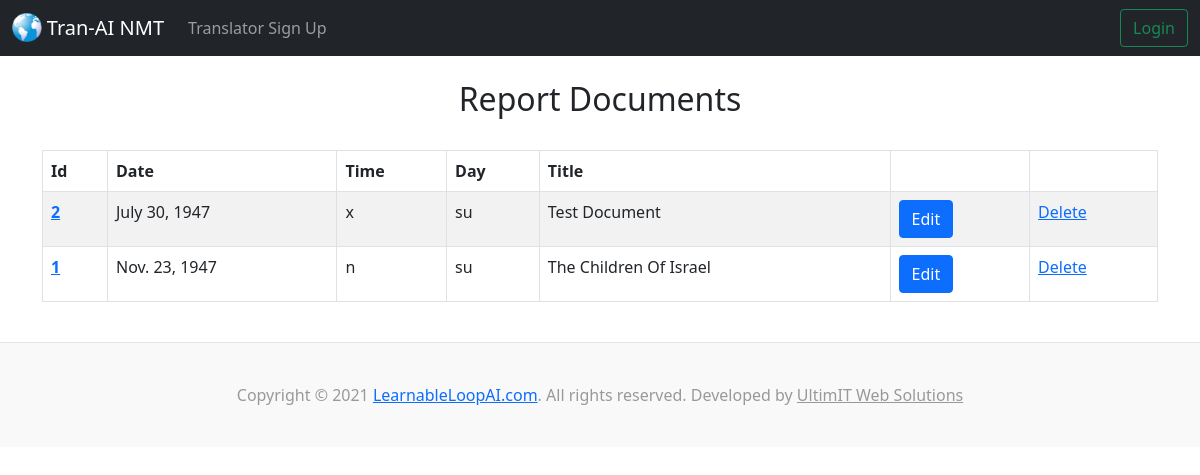
The page /documents/report1 on the database as committed earlier.
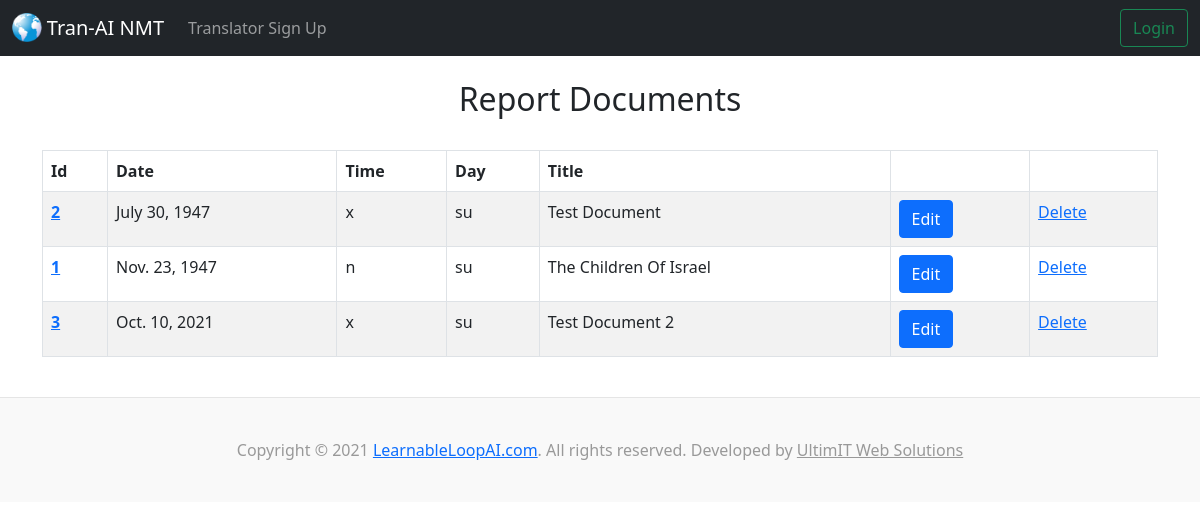
The same page on the database as committed later.
### tranai/models.py (models this page shows, shortened)
class Document(models.Model):
  class TimeOfDay(models.TextChoices):
    NO_TOD = 'n', _('No Time Of Day')
    SUNRISE = 's', _('Sunrise')
    BREAKFAST = 'b', _('Breakfast')
    MORNING = 'x', _('Morning')
    AFTERNOON = 'y', _('Afternoon')
    EVENING = 'z', _('Evening')
  class DayOfWeek(models.TextChoices):
    SUNDAY = 'su', _('Sunday')
    MONDAY = 'mo', _('Monday')
    TUESDAY = 'tu', _('Tuesday')
    WEDNESDAY = 'we', _('Wednesday')
    THURSDAY = 'th', _('Thursday')
    FRIDAY = 'fr', _('Friday')
    SATURDAY = 'sa', _('Saturday')
  dod = models.DateField('Date Of Delivery')
  tod = models.CharField('Time Of Day', max_length=1, validators=[MinLengthValidator(1), MaxLengthValidator(1)], choices=TimeOfDay.choices, default=TimeOfDay.NO_TOD, blank=False,)
  dow = models.CharField('Day Of Week', max_length=2, choices=DayOfWeek.choices, default=DayOfWeek.SUNDAY, blank=False,)
  title = models.CharField('Document Title', max_length=64, blank=False,)
  descriptor = models.CharField('Descriptor', max_length=120, blank=False,)

### tranai/views.py (the view)
# urls.py: path('documents/report1', views.report_documents_by_dod, name='report-documents-by-dod'),
def report_documents_by_dod(request):
  document_list = Document.objects.all().order_by('dod')#sort by date instead of title??
  return render(request, 'tranai/report_documents.html', {'document_list': document_list})

### tranai/templates/tranai/report_documents.html (shortened to what this page needs)
{% extends 'tranai/base.html' %}
{% block content %}
<center><h2>Report Documents</h2></center>
<table class="table table-hover table-striped table-bordered">
  <thead>
    <tr>
      <th scope="col">Id</th>
      <th scope="col">Date</th>
      <th scope="col">Time</th>
      <th scope="col">Day</th>
      <th scope="col">Title</th>
      <th scope="col"></th>
      <th scope="col"></th>
    </tr>
  </thead>
  <tbody>
{% for document in document_list %}
    <tr>
      <th scope="row"><a href="{% url 'show-document' document.id %}">{{ document.id }}</a></th>
      <td>{{ document.dod }}</td>
      <td>{{ document.tod }}</td>
      <td>{{ document.dow }}</td>
      <td>{{ document.title }}</td>
      <td><a href="{% url 'update-document' document.id %}" class="btn btn-primary btn-xs glyphicon glyphicon-edit">Edit</a></td>
      <td><a href="{% url 'delete-document' document.id %}">Delete</a></td>
    </tr>
{% endfor %}
  </tbody>
</table>
{% endblock %}

Rows that differ between the two databases and show on the page:
added Document: id "3", dod "Oct. 10, 2021", tod "x", dow "su", title "Test Document 2"
